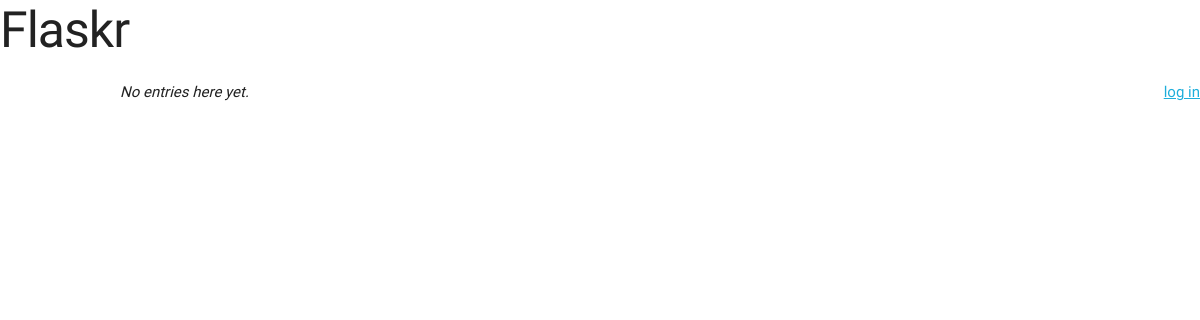
Before: / with the older database file.
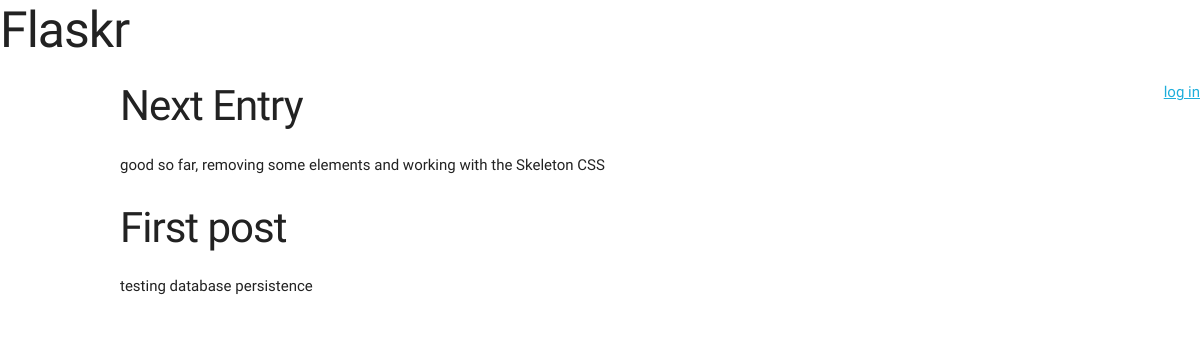
After: the same page with the newer database file.
### tables this page shows
CREATE TABLE entries (
    id      INTEGER     PRIMARY KEY AUTOINCREMENT,
    title   TEXT        NOT NULL,
    'text'  TEXT        NOT NULL
);

### flaskr.py (the view)
@app.route("/")
def show_entries():
    db = get_db()
    cur = db.execute('select title, text from entries order by id desc')
    entries = cur.fetchall()
    return render_template('show_entries.html', entries=entries)

### flaskr.py (called while the page is built)
def connect_db():
    rv = sqlite3.connect(app.config['DATABASE'])
    rv.row_factory = sqlite3.Row
    return rv

def get_db():
    if not hasattr(g, 'sqlite_db'):
        g.sqlite_db = connect_db()
    return g.sqlite_db

### templates/show_entries.html (shortened to what this page needs)
{% extends "layout.html" %}
{% block body%}
    <div class="container">
        <div class="row">
            <div class="u-full-width" style="margin-top: 10px">
                {% for entry in entries %}
                    <h2>{{ entry.title }}</h2>
                    <p>{{ entry.text|safe }}</p>
                {% else %}
                    <em>No entries here yet.</em>
                {% endfor %}
            </div>
        </div>
    </div>
{% endblock %}

### templates/layout.html (shortened to what this page needs)
<!DOCTYPE html>
<html lang="en">
<head>
  <link rel=stylesheet type=text/css href="{{ url_for('static', filename='css/normalize.css') }}">
  <link rel=stylesheet type=text/css href="{{ url_for('static', filename='css/skeleton.css') }}">
</head>
<div class="page">
    <h1>Flaskr</h1>
    <div class="u-pull-right">
        {% if not session.logged_in %}
            <a href="{{ url_for('login') }}">log in</a>
        {% else %}
            <a href="{{ url_for('logout') }}">log out</a>
        {% endif %}
    </div>
    {% block body %}
    {% endblock %}
</div>

### static/css/skeleton.css (style rules this page uses)
.container { position: relative; width: 100%; max-width: 960px; margin: 0 auto; padding: 0 20px; box-sizing: border-box; }
@media (min-width: 400px) { .container { width: 85%; padding: 0; } }
@media (min-width: 550px) { .container { width: 80%; } }
html { font-size: 62.5%; }
h1, h2, h3, h4, h5, h6 { margin-top: 0; margin-bottom: 2rem; font-weight: 300; }
h1 { font-size: 4.0rem; line-height: 1.2; letter-spacing: -.1rem; }
h2 { font-size: 3.6rem; line-height: 1.25; letter-spacing: -.1rem; }
@media (min-width: 550px) { h1 { font-size: 5.0rem; } }
@media (min-width: 550px) { h2 { font-size: 4.2rem; } }
p { margin-top: 0; }
a { color: #1EAEDB; }
pre, blockquote, dl, figure, table, p, ul, ol, form { margin-bottom: 2.5rem; }
.u-full-width { width: 100%; box-sizing: border-box; }
.u-pull-right { float: right; }
.container:after, .row:after, .u-cf { content: ""; display: table; clear: both; }

Changed rows visible on the page:
added entries: title "Next Entry", text "good so far, removing some elements and working with the Skeleton CSS"
added entries: title "First post", text "testing database persistence"
Other visible differences:
text no longer shown: "No entries here yet."
